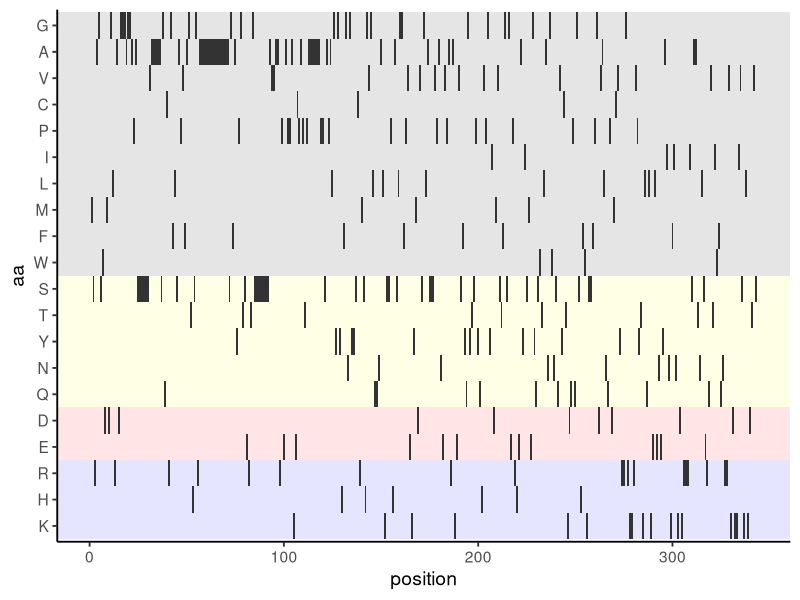

Write R code to recreate this figure.
library(tidyverse)

# From protein sequence to amino-acid map
# As seen in this paper: https://www.sciencedirect.com/science/article/pii/S0092867420304815

amino_acid_ordered <- strsplit("GAVCPILMFWSTYNQDERHK","") %>% unlist()

# >sp|P35453|HXD13_HUMAN Homeobox protein Hox-D13 OS=Homo sapiens OX=9606 GN=HOXD13 PE=1 SV=3
protein <- c("MSRAGSWDMDGLRADGGGAGGAPASSSSSSVAAAAASGQCRGFLSAPVFAGTHSGRAAAA
AAAAAAAAAAASGFAYPGTSERTGSSSSSSSSAVVAARPEAPPAKECPAPTPAAAAAAPP
SAPALGYGYHFGNGYYSCRMSHGVGLQQNALKSSPHASLGGFPVEKYMDVSGLASSSVPA
NEVPARAKEVSFYQGYTSPYQHVPGYIDMVSTFGSGEPRHEAYISMEGYQSWTLANGWNS
QVYCTKDQPQGSHFWKSSFPGDVALNQPDMCVYRRGRKKRVPYTKLQLKELENEYAINKF
INKDKRRRISAATNLSERQVTIWFQNRRVKDKKIVSKLKDTVS")

#Remove any return characters
protein <- gsub("\n", "", protein)

#Split the string into individual amino acids
aa <- strsplit(protein, "") %>% unlist()

# Generate a dataframe with the amino acids and their position
df_protein <- data.frame(aa=aa, position=1:length(aa))

# Reorder the data frame
df_protein <- df_protein %>% mutate(aa = fct_relevel(aa, amino_acid_ordered))

#Define plot
p <- ggplot()
 
# Add shade to differentiate amino acids properties
p <- p + annotate(geom = "rect", xmin = 0.5, ymin = -Inf, xmax=3.5, ymax = Inf, fill='blue', alpha=0.1)
p <- p + annotate(geom = "rect", xmin = 3.5, ymin = -Inf, xmax=5.5, ymax = Inf, fill='red', alpha=0.1)
p <- p + annotate(geom = "rect", xmin = 5.5, ymin = -Inf, xmax=10.5, ymax = Inf, fill='yellow', alpha=0.1)
p <- p + annotate(geom = "rect", xmin = 10.5, ymin = -Inf, xmax=20.5, ymax = Inf, fill='black', alpha=0.1)

# Plot a tile for position at the corresponding amino acid
p <- p + geom_tile(data=df_protein, aes(x=aa, y=position))

#Rotate plot 90 degrees
p <- p+coord_flip()+scale_x_discrete(limits = rev(amino_acid_ordered))
 
# Set the theme
p <- p+theme_classic(base_size = 14)

# Plot
p
 